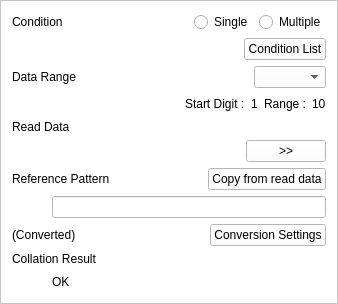
               <widget class="QFrame" name="frame_3">
                <property name="sizePolicy">
                 <sizepolicy hsizetype="Preferred" vsizetype="Preferred">
                  <horstretch>0</horstretch>
                  <verstretch>0</verstretch>
                 </sizepolicy>
                </property>
                <property name="minimumSize">
                 <size>
                  <width>0</width>
                  <height>10</height>
                 </size>
                </property>
                <property name="styleSheet">
                 <string notr="true">background-color: rgb(255, 255, 255);</string>
                </property>
                <property name="frameShape">
                 <enum>QFrame::StyledPanel</enum>
                </property>
                <property name="frameShadow">
                 <enum>QFrame::Raised</enum>
                </property>
                <layout class="QVBoxLayout" name="verticalLayout_10">
                 <item>
                  <layout class="QVBoxLayout" name="verticalLayout_9">
                   <item>
                    <layout class="QHBoxLayout" name="horizontalLayout_11">
                     <item>
                      <widget class="QLabel" name="label_6">
                       <property name="sizePolicy">
                        <sizepolicy hsizetype="Fixed" vsizetype="Preferred">
                         <horstretch>0</horstretch>
                         <verstretch>0</verstretch>
                        </sizepolicy>
                       </property>
                       <property name="minimumSize">
                        <size>
                         <width>100</width>
                         <height>0</height>
                        </size>
                       </property>
                       <property name="text">
                        <string>Condition</string>
                       </property>
                      </widget>
                     </item>
                     <item>
                      <spacer name="horizontalSpacer_5">
                       <property name="orientation">
                        <enum>Qt::Horizontal</enum>
                       </property>
                       <property name="sizeHint" stdset="0">
                        <size>
                         <width>40</width>
                         <height>20</height>
                        </size>
                       </property>
                      </spacer>
                     </item>
                     <item>
                      <widget class="QRadioButton" name="rbtn_SingleOfConditi_JC_TableSetting">
                       <property name="text">
                        <string>Single</string>
                       </property>
                      </widget>
                     </item>
                     <item>
                      <widget class="QRadioButton" name="rbtn_MultiOfConditi_JC_TableSetting">
                       <property name="text">
                        <string>Multiple</string>
                       </property>
                      </widget>
                     </item>
                    </layout>
                   </item>
                   <item>
                    <layout class="QHBoxLayout" name="horizontalLayout_12">
                     <item>
                      <spacer name="horizontalSpacer_10">
                       <property name="orientation">
                        <enum>Qt::Horizontal</enum>
                       </property>
                       <property name="sizeHint" stdset="0">
                        <size>
                         <width>40</width>
                         <height>20</height>
                        </size>
                       </property>
                      </spacer>
                     </item>
                     <item>
                      <widget class="QPushButton" name="btn_CondiList_JC_TableSetting">
                       <property name="text">
                        <string>Condition List</string>
                       </property>
                      </widget>
                     </item>
                    </layout>
                   </item>
                   <item>
                    <layout class="QHBoxLayout" name="horizontalLayout_13">
                     <item>
                      <widget class="QLabel" name="label_9">
                       <property name="sizePolicy">
                        <sizepolicy hsizetype="Fixed" vsizetype="Preferred">
                         <horstretch>0</horstretch>
                         <verstretch>0</verstretch>
                        </sizepolicy>
                       </property>
                       <property name="minimumSize">
                        <size>
                         <width>100</width>
                         <height>0</height>
                        </size>
                       </property>
                       <property name="text">
                        <string>Data Range</string>
                       </property>
                      </widget>
                     </item>
                     <item>
                      <spacer name="horizontalSpacer_13">
                       <property name="orientation">
                        <enum>Qt::Horizontal</enum>
                       </property>
                       <property name="sizeHint" stdset="0">
                        <size>
                         <width>40</width>
                         <height>20</height>
                        </size>
                       </property>
                      </spacer>
                     </item>
                     <item>
                      <widget class="QComboBox" name="combox_DataRange_JC_TableSetting"/>
                     </item>
                    </layout>
                   </item>
                   <item>
                    <layout class="QHBoxLayout" name="horizontalLayout_14">
                     <item>
                      <spacer name="horizontalSpacer_14">
                       <property name="orientation">
                        <enum>Qt::Horizontal</enum>
                       </property>
                       <property name="sizeHint" stdset="0">
                        <size>
                         <width>40</width>
                         <height>20</height>
                        </size>
                       </property>
                      </spacer>
                     </item>
                     <item>
                      <widget class="QLabel" name="label_10">
                       <property name="text">
                        <string>Start Digit :</string>
                       </property>
                      </widget>
                     </item>
                     <item>
                      <widget class="QLabel" name="lab_StartDigit_JC_TableSetting">
                       <property name="text">
                        <string>1</string>
                       </property>
                      </widget>
                     </item>
                     <item>
                      <widget class="QLabel" name="label_12">
                       <property name="text">
                        <string>Range :</string>
                       </property>
                      </widget>
                     </item>
                     <item>
                      <widget class="QLabel" name="lab_RangeDigit_JC_TableSetting">
                       <property name="text">
                        <string>10</string>
                       </property>
                      </widget>
                     </item>
                    </layout>
                   </item>
                   <item>
                    <widget class="QLabel" name="label_14">
                     <property name="text">
                      <string>Read Data</string>
                     </property>
                    </widget>
                   </item>
                   <item>
                    <layout class="QHBoxLayout" name="horizontalLayout_16">
                     <item>
                      <spacer name="horizontalSpacer_15">
                       <property name="orientation">
                        <enum>Qt::Horizontal</enum>
                       </property>
                       <property name="sizeHint" stdset="0">
                        <size>
                         <width>40</width>
                         <height>20</height>
                        </size>
                       </property>
                      </spacer>
                     </item>
                     <item>
                      <widget class="QPushButton" name="btn_ReferecPattern_JC_TableSetting">
                       <property name="text">
                        <string>&gt;&gt;</string>
                       </property>
                      </widget>
                     </item>
                    </layout>
                   </item>
                   <item>
                    <layout class="QHBoxLayout" name="horizontalLayout_15">
                     <item>
                      <widget class="QLabel" name="label_15">
                       <property name="sizePolicy">
                        <sizepolicy hsizetype="Fixed" vsizetype="Preferred">
                         <horstretch>0</horstretch>
                         <verstretch>0</verstretch>
                        </sizepolicy>
                       </property>
                       <property name="minimumSize">
                        <size>
                         <width>150</width>
                         <height>0</height>
                        </size>
                       </property>
                       <property name="text">
                        <string>Reference Pattern</string>
                       </property>
                      </widget>
                     </item>
                     <item>
                      <spacer name="horizontalSpacer_17">
                       <property name="orientation">
                        <enum>Qt::Horizontal</enum>
                       </property>
                       <property name="sizeHint" stdset="0">
                        <size>
                         <width>40</width>
                         <height>20</height>
                        </size>
                       </property>
                      </spacer>
                     </item>
                     <item>
                      <widget class="QPushButton" name="btn_CopyFromReadData_JC_TableSetting">
                       <property name="text">
                        <string>Copy from read data</string>
                       </property>
                      </widget>
                     </item>
                    </layout>
                   </item>
                   <item>
                    <layout class="QHBoxLayout" name="horizontalLayout_17">
                     <item>
                      <spacer name="horizontalSpacer_16">
                       <property name="orientation">
                        <enum>Qt::Horizontal</enum>
                       </property>
                       <property name="sizeType">
                        <enum>QSizePolicy::Fixed</enum>
                       </property>
                       <property name="sizeHint" stdset="0">
                        <size>
                         <width>40</width>
                         <height>20</height>
                        </size>
                       </property>
                      </spacer>
                     </item>
                     <item>
                      <widget class="QLineEdit" name="ledit_CopyFromReadData_JC_TableSetting"/>
                     </item>
                    </layout>
                   </item>
                   <item>
                    <layout class="QHBoxLayout" name="horizontalLayout_10">
                     <item>
                      <widget class="QLabel" name="label_16">
                       <property name="sizePolicy">
                        <sizepolicy hsizetype="Fixed" vsizetype="Preferred">
                         <horstretch>0</horstretch>
                         <verstretch>0</verstretch>
                        </sizepolicy>
                       </property>
                       <property name="minimumSize">
                        <size>
                         <width>100</width>
                         <height>0</height>
                        </size>
                       </property>
                       <property name="text">
                        <string>(Converted)</string>
                       </property>
                      </widget>
                     </item>
                     <item>
                      <spacer name="horizontalSpacer_18">
                       <property name="orientation">
                        <enum>Qt::Horizontal</enum>
                       </property>
                       <property name="sizeHint" stdset="0">
                        <size>
                         <width>40</width>
                         <height>20</height>
                        </size>
                       </property>
                      </spacer>
                     </item>
                     <item>
                      <widget class="QPushButton" name="btn_ConversionSetting_JC_TableSetting">
                       <property name="text">
                        <string>Conversion Settings</string>
                       </property>
                      </widget>
                     </item>
                    </layout>
                   </item>
                  </layout>
                 </item>
                 <item>
                  <widget class="QLabel" name="label_17">
                   <property name="text">
                    <string>Collation Result</string>
                   </property>
                  </widget>
                 </item>
                 <item>
                  <layout class="QHBoxLayout" name="horizontalLayout_18">
                   <item>
                    <spacer name="horizontalSpacer_19">
                     <property name="orientation">
                      <enum>Qt::Horizontal</enum>
                     </property>
                     <property name="sizeType">
                      <enum>QSizePolicy::Fixed</enum>
                     </property>
                     <property name="sizeHint" stdset="0">
                      <size>
                       <width>40</width>
                       <height>20</height>
                      </size>
                     </property>
                    </spacer>
                   </item>
                   <item>
                    <widget class="QLabel" name="lab_CollationResult_JC_TableSetting">
                     <property name="text">
                      <string>OK</string>
                     </property>
                    </widget>
                   </item>
                  </layout>
                 </item>
                </layout>
               </widget>
